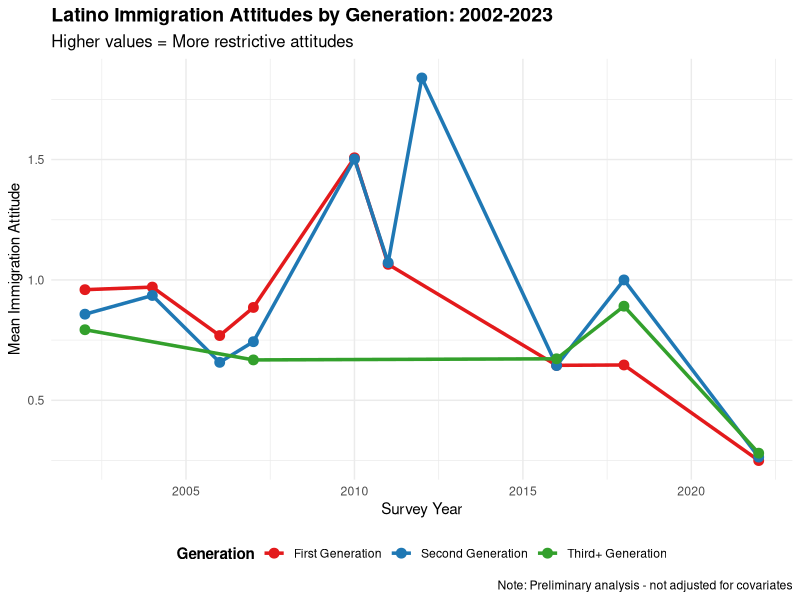

Write the R code that produced this figure.
# Quick Trend Visualization
library(dplyr)
library(readr)
library(ggplot2)

# Read data
data <- read_csv("data/final/longitudinal_survey_data_2002_2023_COMPREHENSIVE.csv", show_col_types = FALSE)

# Clean generation variable
data <- data %>%
  mutate(
    generation = case_when(
      immigrant_generation == 1 ~ "First Generation",
      immigrant_generation == 2 ~ "Second Generation", 
      immigrant_generation == 3 ~ "Third+ Generation",
      TRUE ~ NA_character_
    ),
    generation = factor(generation, levels = c("First Generation", "Second Generation", "Third+ Generation"))
  )

# Create trend data for immigration attitude
trend_data <- data %>%
  filter(!is.na(immigration_attitude), !is.na(generation)) %>%
  group_by(survey_year, generation) %>%
  summarise(
    n = n(),
    mean_attitude = mean(immigration_attitude, na.rm = TRUE),
    .groups = "drop"
  ) %>%
  filter(n >= 100)  # Only include cells with substantial sample size

# Create plot
p1 <- ggplot(trend_data, aes(x = survey_year, y = mean_attitude, color = generation)) +
  geom_line(size = 1.2) +
  geom_point(size = 3) +
  labs(
    title = "Latino Immigration Attitudes by Generation: 2002-2023",
    subtitle = "Higher values = More restrictive attitudes",
    x = "Survey Year",
    y = "Mean Immigration Attitude",
    color = "Generation",
    caption = "Note: Preliminary analysis - not adjusted for covariates"
  ) +
  theme_minimal() +
  theme(
    legend.position = "bottom",
    plot.title = element_text(size = 14, face = "bold"),
    plot.subtitle = element_text(size = 12),
    legend.title = element_text(face = "bold")
  ) +
  scale_color_manual(values = c("First Generation" = "#e31a1c", 
                                "Second Generation" = "#1f78b4", 
                                "Third+ Generation" = "#33a02c"))

ggsave("immigration_attitudes_by_generation_trend.png", p1, width = 12, height = 8, dpi = 300)

# Create summary table
summary_table <- trend_data %>%
  group_by(generation) %>%
  summarise(
    first_year = min(survey_year),
    last_year = max(survey_year),
    first_attitude = mean_attitude[survey_year == min(survey_year)],
    last_attitude = mean_attitude[survey_year == max(survey_year)],
    total_change = last_attitude - first_attitude,
    direction = ifelse(total_change < -0.1, "LESS Restrictive", 
                      ifelse(total_change > 0.1, "MORE Restrictive", "Stable"))
  )

cat("\n=== SUMMARY OF DIRECTIONAL TRENDS ===\n")
print(summary_table)

cat("\n✅ Visualization saved as: immigration_attitudes_by_generation_trend.png\n") 